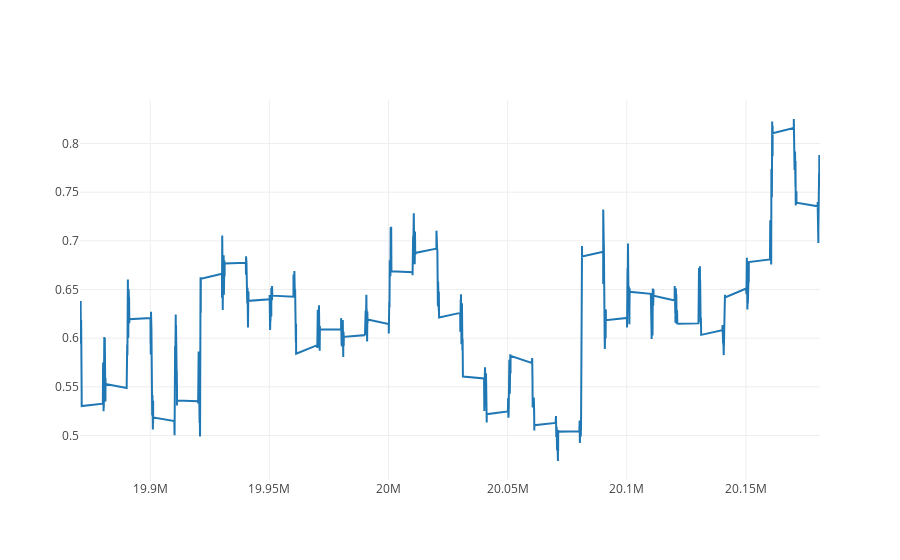

Source (notebook cell):
### Code cell
btc_trace = go.Scatter(x=data.index, y=data['exukus'], name= 'exu')
py.iplot([btc_trace])

### Figure 1 — Plotly figure (JSON) as saved in the notebook; plotly's stock layout.template omitted (floating-point values rounded to 4 significant figures; data arrays with more than 128 entries replaced by an {"elided": "..."} marker saying what was removed)
{"data": [{"name": "exu", "type": "scatter", "uid": "e02cbbe3-4265-46a7-8bf8-521d346a0929", "x": {"elided": "7931 int values"}, "y": {"elided": "7931 float values"}}], "layout": {}}
